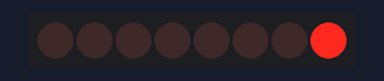
Simulated run of this program. Board: Raspberry Pi Pico running MicroPython. Shown: 8 shift-register outputs drawn as a row of LEDs (first output left, lit = HIGH). The interpreter's speed is modelled, so counts of loop turns are approximate.

Above: at 0.15 s.
At 5.08 s:
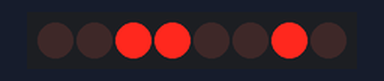
At 10.01 s:
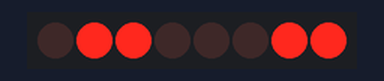
At 19.97 s:
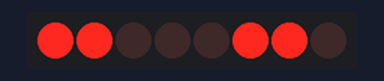
At 29.94 s:
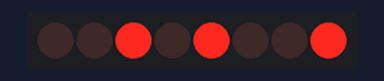
At 39.9 s:
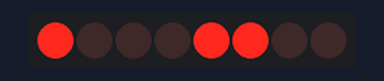
Timing chart, 0 to 40.0 s (numbered marks = the images above):
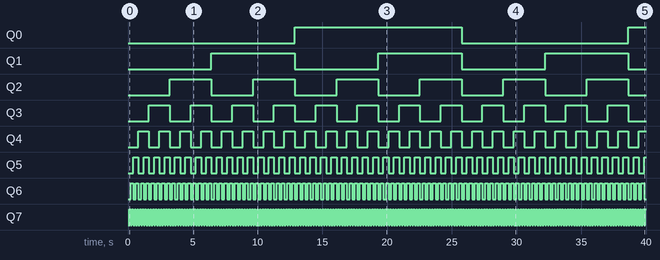

Measured:
- by itself, Q0: LOW → HIGH at 12.9 s, → LOW 12.9 s later, → HIGH 12.9 s later
- by itself, Q1: alternates HIGH for 6.4 s and LOW for 6.4 s
- by itself, Q2: alternates HIGH for 3.2 s and LOW for 3.2 s
- by itself, Q3: alternates HIGH for 1.6 s and LOW for 1.6 s
- by itself, Q4: alternates HIGH for 0.81 s and LOW for 0.81 s
- by itself, Q5: alternates HIGH for 0.40 s and LOW for 0.40 s
- by itself, Q6: alternates HIGH for 0.20 s and LOW for 0.20 s
- by itself, Q7: alternates HIGH for 0.10 s and LOW for 0.10 s

The program:

shift_register_74hc595.py
```python
from machine import Pin
import utime

# Constants for PIN IDs
DATA_PIN_ID = 13
LATCH_PIN_ID = 15
CLOCK_PIN_ID = 14

# Set pins to output PIN objects
dataPIN = Pin(DATA_PIN_ID, Pin.OUT)
latchPIN = Pin(LATCH_PIN_ID, Pin.OUT)
clockPIN = Pin(CLOCK_PIN_ID, Pin.OUT)

def update_shift_register(input_bits, data, clock, latch):
    # Start data sending
    clock.value(0)
    latch.value(0)
    clock.value(1)

    # Load data in reverse order
    for bit in reversed(input_bits):
        clock.value(0)
        data.value(int(bit))
        clock.value(1)

    # Store data on register
    clock.value(0)
    latch.value(1)
    clock.value(1)

def increment_bit_string(bit_string):
    # Convert bit string to integer
    int_value = int(bit_string, 2)

    # Increment integer value (and wrap around when reaching 256)
    int_value = (int_value + 1) % 256

    # Convert back to bit string
    new_bit_string = bin(int_value)[2:]

    # Pad with zeros to make it 8 bits long
    while len(new_bit_string) < 8:
        new_bit_string = '0' + new_bit_string

    return new_bit_string

# Main loop
bit_string="00000000"
while True:
    update_shift_register(bit_string, dataPIN, clockPIN, latchPIN)
    bit_string = increment_bit_string(bit_string)
    utime.sleep(0.1)
```
